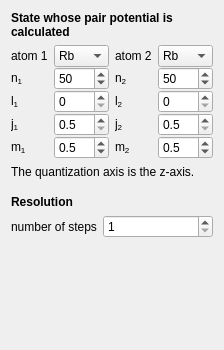
           <widget class="QWidget" name="page_2">
            <property name="geometry">
             <rect>
              <x>0</x>
              <y>0</y>
              <width>200</width>
              <height>350</height>
             </rect>
            </property>
            <attribute name="label">
             <string>General</string>
            </attribute>
            <layout class="QVBoxLayout" name="verticalLayout_2">
             <item>
              <widget class="QLabel" name="label_63">
               <property name="font">
                <font>
                 <weight>75</weight>
                 <bold>true</bold>
                </font>
               </property>
               <property name="text">
                <string>State whose pair potential is calculated</string>
               </property>
               <property name="textFormat">
                <enum>Qt::AutoText</enum>
               </property>
               <property name="alignment">
                <set>Qt::AlignBottom|Qt::AlignLeading|Qt::AlignLeft</set>
               </property>
               <property name="wordWrap">
                <bool>true</bool>
               </property>
              </widget>
             </item>
             <item>
              <widget class="QWidget" name="widget_system_qn" native="true">
               <layout class="QHBoxLayout" name="horizontalLayout_2">
                <property name="spacing">
                 <number>6</number>
                </property>
                <property name="sizeConstraint">
                 <enum>QLayout::SetDefaultConstraint</enum>
                </property>
                <property name="leftMargin">
                 <number>0</number>
                </property>
                <property name="topMargin">
                 <number>0</number>
                </property>
                <property name="rightMargin">
                 <number>0</number>
                </property>
                <property name="bottomMargin">
                 <number>0</number>
                </property>
                <item>
                 <layout class="QFormLayout" name="formLayout">
                  <property name="sizeConstraint">
                   <enum>QLayout::SetDefaultConstraint</enum>
                  </property>
                  <property name="fieldGrowthPolicy">
                   <enum>QFormLayout::ExpandingFieldsGrow</enum>
                  </property>
                  <property name="labelAlignment">
                   <set>Qt::AlignLeading|Qt::AlignLeft|Qt::AlignVCenter</set>
                  </property>
                  <property name="formAlignment">
                   <set>Qt::AlignLeading|Qt::AlignLeft|Qt::AlignTop</set>
                  </property>
                  <property name="verticalSpacing">
                   <number>0</number>
                  </property>
                  <item row="1" column="1">
                   <widget class="QSpinBox" name="spinbox_system_n1">
                    <property name="sizePolicy">
                     <sizepolicy hsizetype="Expanding" vsizetype="Fixed">
                      <horstretch>0</horstretch>
                      <verstretch>0</verstretch>
                     </sizepolicy>
                    </property>
                    <property name="minimumSize">
                     <size>
                      <width>0</width>
                      <height>0</height>
                     </size>
                    </property>
                    <property name="minimum">
                     <number>1</number>
                    </property>
                    <property name="maximum">
                     <number>999</number>
                    </property>
                    <property name="value">
                     <number>50</number>
                    </property>
                   </widget>
                  </item>
                  <item row="2" column="1">
                   <widget class="QSpinBox" name="spinbox_system_l1">
                    <property name="sizePolicy">
                     <sizepolicy hsizetype="Expanding" vsizetype="Fixed">
                      <horstretch>0</horstretch>
                      <verstretch>0</verstretch>
                     </sizepolicy>
                    </property>
                    <property name="minimumSize">
                     <size>
                      <width>0</width>
                      <height>0</height>
                     </size>
                    </property>
                    <property name="maximum">
                     <number>100</number>
                    </property>
                   </widget>
                  </item>
                  <item row="3" column="1">
                   <widget class="QDoubleSpinBox" name="spinbox_system_j1">
                    <property name="sizePolicy">
                     <sizepolicy hsizetype="Expanding" vsizetype="Fixed">
                      <horstretch>0</horstretch>
                      <verstretch>0</verstretch>
                     </sizepolicy>
                    </property>
                    <property name="minimumSize">
                     <size>
                      <width>0</width>
                      <height>0</height>
                     </size>
                    </property>
                    <property name="decimals">
                     <number>1</number>
                    </property>
                    <property name="minimum">
                     <double>0.500000000000000</double>
                    </property>
                    <property name="maximum">
                     <double>99.500000000000000</double>
                    </property>
                   </widget>
                  </item>
                  <item row="1" column="0">
                   <widget class="QLabel" name="label_2">
                    <property name="text">
                     <string>n&lt;sub&gt;1&lt;/sub&gt;</string>
                    </property>
                    <property name="textFormat">
                     <enum>Qt::AutoText</enum>
                    </property>
                   </widget>
                  </item>
                  <item row="2" column="0">
                   <widget class="QLabel" name="label_3">
                    <property name="text">
                     <string>l&lt;sub&gt;1&lt;/sub&gt;</string>
                    </property>
                   </widget>
                  </item>
                  <item row="3" column="0">
                   <widget class="QLabel" name="label_4">
                    <property name="text">
                     <string>j&lt;sub&gt;1&lt;/sub&gt;</string>
                    </property>
                   </widget>
                  </item>
                  <item row="4" column="0">
                   <widget class="QLabel" name="label_5">
                    <property name="text">
                     <string>m&lt;sub&gt;1&lt;/sub&gt;</string>
                    </property>
                   </widget>
                  </item>
                  <item row="0" column="1">
                   <widget class="QComboBox" name="combobox_system_species1">
                    <property name="sizePolicy">
                     <sizepolicy hsizetype="Expanding" vsizetype="Fixed">
                      <horstretch>0</horstretch>
                      <verstretch>0</verstretch>
                     </sizepolicy>
                    </property>
                    <property name="minimumSize">
                     <size>
                      <width>0</width>
                      <height>0</height>
                     </size>
                    </property>
                    <property name="whatsThis">
                     <string>Chemical element of the first atom</string>
                    </property>
                    <property name="currentIndex">
                     <number>3</number>
                    </property>
                    <item>
                     <property name="text">
                      <string>Li</string>
                     </property>
                    </item>
                    <item>
                     <property name="text">
                      <string>Na</string>
                     </property>
                    </item>
                    <item>
                     <property name="text">
                      <string>K</string>
                     </property>
                    </item>
                    <item>
                     <property name="text">
                      <string>Rb</string>
                     </property>
                    </item>
                    <item>
                     <property name="text">
                      <string>Cs</string>
                     </property>
                    </item>
                   </widget>
                  </item>
                  <item row="4" column="1">
                   <widget class="QDoubleSpinBox" name="spinbox_system_m1">
                    <property name="sizePolicy">
                     <sizepolicy hsizetype="Expanding" vsizetype="Fixed">
                      <horstretch>0</horstretch>
                      <verstretch>0</verstretch>
                     </sizepolicy>
                    </property>
                    <property name="minimumSize">
                     <size>
                      <width>0</width>
                      <height>0</height>
                     </size>
                    </property>
                    <property name="decimals">
                     <number>1</number>
                    </property>
                    <property name="minimum">
                     <double>-99.500000000000000</double>
                    </property>
                    <property name="maximum">
                     <double>99.500000000000000</double>
                    </property>
                    <property name="value">
                     <double>0.500000000000000</double>
                    </property>
                   </widget>
                  </item>
                  <item row="0" column="0">
                   <widget class="QLabel" name="label_7">
                    <property name="text">
                     <string>atom 1</string>
                    </property>
                    <property name="textFormat">
                     <enum>Qt::AutoText</enum>
                    </property>
                   </widget>
                  </item>
                 </layout>
                </item>
                <item>
                 <layout class="QFormLayout" name="formLayout_4">
                  <property name="sizeConstraint">
                   <enum>QLayout::SetDefaultConstraint</enum>
                  </property>
                  <property name="fieldGrowthPolicy">
                   <enum>QFormLayout::ExpandingFieldsGrow</enum>
                  </property>
                  <property name="labelAlignment">
                   <set>Qt::AlignLeading|Qt::AlignLeft|Qt::AlignVCenter</set>
                  </property>
                  <property name="formAlignment">
                   <set>Qt::AlignLeading|Qt::AlignLeft|Qt::AlignTop</set>
                  </property>
                  <property name="verticalSpacing">
                   <number>0</number>
                  </property>
                  <item row="1" column="1">
                   <widget class="QSpinBox" name="spinbox_system_n2">
                    <property name="sizePolicy">
                     <sizepolicy hsizetype="Expanding" vsizetype="Fixed">
                      <horstretch>0</horstretch>
                      <verstretch>0</verstretch>
                     </sizepolicy>
                    </property>
                    <property name="minimumSize">
                     <size>
                      <width>0</width>
                      <height>0</height>
                     </size>
                    </property>
                    <property name="minimum">
                     <number>1</number>
                    </property>
                    <property name="maximum">
                     <number>999</number>
                    </property>
                    <property name="value">
                     <number>50</number>
                    </property>
                   </widget>
                  </item>
                  <item row="2" column="1">
                   <widget class="QSpinBox" name="spinbox_system_l2">
                    <property name="sizePolicy">
                     <sizepolicy hsizetype="Expanding" vsizetype="Fixed">
                      <horstretch>0</horstretch>
                      <verstretch>0</verstretch>
                     </sizepolicy>
                    </property>
                    <property name="minimumSize">
                     <size>
                      <width>0</width>
                      <height>0</height>
                     </size>
                    </property>
                    <property name="maximum">
                     <number>100</number>
                    </property>
                   </widget>
                  </item>
                  <item row="3" column="1">
                   <widget class="QDoubleSpinBox" name="spinbox_system_j2">
                    <property name="sizePolicy">
                     <sizepolicy hsizetype="Expanding" vsizetype="Fixed">
                      <horstretch>0</horstretch>
                      <verstretch>0</verstretch>
                     </sizepolicy>
                    </property>
                    <property name="minimumSize">
                     <size>
                      <width>0</width>
                      <height>0</height>
                     </size>
                    </property>
                    <property name="decimals">
                     <number>1</number>
                    </property>
                    <property name="minimum">
                     <double>0.500000000000000</double>
                    </property>
                    <property name="maximum">
                     <double>99.500000000000000</double>
                    </property>
                   </widget>
                  </item>
                  <item row="4" column="1">
                   <widget class="QDoubleSpinBox" name="spinbox_system_m2">
                    <property name="sizePolicy">
                     <sizepolicy hsizetype="Expanding" vsizetype="Fixed">
                      <horstretch>0</horstretch>
                      <verstretch>0</verstretch>
                     </sizepolicy>
                    </property>
                    <property name="minimumSize">
                     <size>
                      <width>0</width>
                      <height>0</height>
                     </size>
                    </property>
                    <property name="decimals">
                     <number>1</number>
                    </property>
                    <property name="minimum">
                     <double>-99.500000000000000</double>
                    </property>
                    <property name="maximum">
                     <double>99.500000000000000</double>
                    </property>
                    <property name="value">
                     <double>0.500000000000000</double>
                    </property>
                   </widget>
                  </item>
                  <item row="1" column="0">
                   <widget class="QLabel" name="label_18">
                    <property name="text">
                     <string>n&lt;sub&gt;2&lt;/sub&gt;</string>
                    </property>
                    <property name="textFormat">
                     <enum>Qt::AutoText</enum>
                    </property>
                   </widget>
                  </item>
                  <item row="2" column="0">
                   <widget class="QLabel" name="label_19">
                    <property name="text">
                     <string>l&lt;sub&gt;2&lt;/sub&gt;</string>
                    </property>
                   </widget>
                  </item>
                  <item row="3" column="0">
                   <widget class="QLabel" name="label_20">
                    <property name="text">
                     <string>j&lt;sub&gt;2&lt;/sub&gt;</string>
                    </property>
                   </widget>
                  </item>
                  <item row="4" column="0">
                   <widget class="QLabel" name="label_21">
                    <property name="text">
                     <string>m&lt;sub&gt;2&lt;/sub&gt;</string>
                    </property>
                   </widget>
                  </item>
                  <item row="0" column="1">
                   <widget class="QComboBox" name="combobox_system_species2">
                    <property name="sizePolicy">
                     <sizepolicy hsizetype="Expanding" vsizetype="Fixed">
                      <horstretch>0</horstretch>
                      <verstretch>0</verstretch>
                     </sizepolicy>
                    </property>
                    <property name="minimumSize">
                     <size>
                      <width>0</width>
                      <height>0</height>
                     </size>
                    </property>
                    <property name="whatsThis">
                     <string>Chemical element of the second atom</string>
                    </property>
                    <property name="currentIndex">
                     <number>3</number>
                    </property>
                    <item>
                     <property name="text">
                      <string>Li</string>
                     </property>
                    </item>
                    <item>
                     <property name="text">
                      <string>Na</string>
                     </property>
                    </item>
                    <item>
                     <property name="text">
                      <string>K</string>
                     </property>
                    </item>
                    <item>
                     <property name="text">
                      <string>Rb</string>
                     </property>
                    </item>
                    <item>
                     <property name="text">
                      <string>Cs</string>
                     </property>
                    </item>
                   </widget>
                  </item>
                  <item row="0" column="0">
                   <widget class="QLabel" name="label_8">
                    <property name="text">
                     <string>atom 2</string>
                    </property>
                    <property name="textFormat">
                     <enum>Qt::AutoText</enum>
                    </property>
                   </widget>
                  </item>
                 </layout>
                </item>
               </layout>
              </widget>
             </item>
             <item>
              <widget class="QLabel" name="label_39">
               <property name="text">
                <string>The quantization axis is the z-axis.</string>
               </property>
               <property name="textFormat">
                <enum>Qt::AutoText</enum>
               </property>
               <property name="alignment">
                <set>Qt::AlignBottom|Qt::AlignLeading|Qt::AlignLeft</set>
               </property>
               <property name="wordWrap">
                <bool>true</bool>
               </property>
              </widget>
             </item>
             <item>
              <spacer name="verticalSpacer_8">
               <property name="orientation">
                <enum>Qt::Vertical</enum>
               </property>
               <property name="sizeType">
                <enum>QSizePolicy::Fixed</enum>
               </property>
               <property name="sizeHint" stdset="0">
                <size>
                 <width>20</width>
                 <height>10</height>
                </size>
               </property>
              </spacer>
             </item>
             <item>
              <widget class="QLabel" name="label_102">
               <property name="font">
                <font>
                 <weight>75</weight>
                 <bold>true</bold>
                </font>
               </property>
               <property name="text">
                <string>Resolution</string>
               </property>
               <property name="textFormat">
                <enum>Qt::AutoText</enum>
               </property>
               <property name="alignment">
                <set>Qt::AlignBottom|Qt::AlignLeading|Qt::AlignLeft</set>
               </property>
               <property name="wordWrap">
                <bool>true</bool>
               </property>
              </widget>
             </item>
             <item>
              <layout class="QFormLayout" name="formLayout_16">
               <property name="sizeConstraint">
                <enum>QLayout::SetDefaultConstraint</enum>
               </property>
               <property name="fieldGrowthPolicy">
                <enum>QFormLayout::ExpandingFieldsGrow</enum>
               </property>
               <property name="labelAlignment">
                <set>Qt::AlignLeading|Qt::AlignLeft|Qt::AlignVCenter</set>
               </property>
               <property name="formAlignment">
                <set>Qt::AlignLeading|Qt::AlignLeft|Qt::AlignTop</set>
               </property>
               <item row="0" column="0">
                <widget class="QLabel" name="label_37">
                 <property name="text">
                  <string>number of steps</string>
                 </property>
                 <property name="textFormat">
                  <enum>Qt::AutoText</enum>
                 </property>
                </widget>
               </item>
               <item row="0" column="1">
                <widget class="QSpinBox" name="spinbox_system_steps">
                 <property name="sizePolicy">
                  <sizepolicy hsizetype="Expanding" vsizetype="Fixed">
                   <horstretch>0</horstretch>
                   <verstretch>0</verstretch>
                  </sizepolicy>
                 </property>
                 <property name="minimum">
                  <number>1</number>
                 </property>
                 <property name="maximum">
                  <number>9999</number>
                 </property>
                 <property name="value">
                  <number>1</number>
                 </property>
                </widget>
               </item>
              </layout>
             </item>
             <item>
              <spacer name="verticalSpacer_3">
               <property name="orientation">
                <enum>Qt::Vertical</enum>
               </property>
               <property name="sizeType">
                <enum>QSizePolicy::Expanding</enum>
               </property>
               <property name="sizeHint" stdset="0">
                <size>
                 <width>20</width>
                 <height>0</height>
                </size>
               </property>
              </spacer>
             </item>
            </layout>
           </widget>
